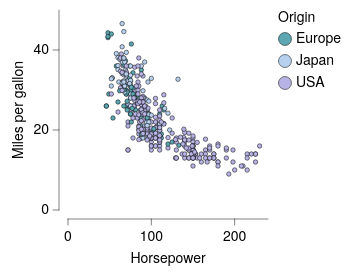

Specify this chart in Vega-Lite:
### Vega-Lite specification from a JSON file in a GitHub repository (floating-point values rounded to 4 significant figures; data arrays with more than 128 entries replaced by an {"elided": "..."} marker saying what was removed)
{"background": null, "config": {"arc": {"fill": "#DBDBDB", "fillOpacity": 1.0, "innerRadius": 25.0, "padAngle": 0.03, "stroke": "black", "strokeOpacity": 1, "strokeWidth": 0.25}, "area": {"fill": "#DBDBDB", "fillOpacity": 1.0, "stroke": "black", "strokeOpacity": 1, "strokeWidth": 0.25}, "axis": {"domain": true, "domainCap": "round", "domainColor": "black", "domainWidth": 0.25, "grid": false, "gridCap": "round", "gridColor": "#F1F1F1", "gridDash": [0, 0], "gridOpacity": 1.0, "gridWidth": 0.25, "labelColor": "black", "labelFont": "Helvetica Neue, HelveticaNeue, Helvetica, Arial, sans-serif", "labelFontSize": 7, "labelFontStyle": "normal", "labelFontWeight": 400, "offset": 4.5, "ticks": true, "tickCap": "round", "tickColor": "black", "tickRound": false, "tickSize": 3, "tickWidth": 0.25, "titleColor": "black", "titleFont": "Helvetica Neue, HelveticaNeue, Helvetica, Arial, sans-serif", "titleFontSize": 7, "titleFontStyle": "normal", "titleFontWeight": 400}, "axisX": {"domain": true, "labelAlign": "center", "labelAngle": 0, "labels": true, "ticks": true, "translate": 0}, "axisY": {"domain": true, "labelAlign": "right", "labelAngle": 0, "labels": true, "ticks": true, "translate": 0}, "axisRight": {"domain": true, "labelAlign": "left", "labelAngle": 0, "labels": true, "ticks": true, "translate": 0}, "axisTop": {"domain": true, "labelAlign": "center", "labelAngle": 0, "labels": true, "ticks": true, "translate": 0}, "axisBand": {"tickOffset": 0}, "bar": {"fill": "#DBDBDB", "fillOpacity": 1.0, "stroke": "black", "strokeOpacity": 1, "strokeWidth": 0.25}, "boxplot": {"size": 9.0, "ticks": {"cornerRadius": 0.25, "fill": "black", "opacity": 1, "size": 4.5, "thickness": 0.25}, "box": {"fillOpacity": 1.0, "stroke": "black", "strokeOpacity": 1, "strokeWidth": 0.25}, "median": {"cornerRadius": 0, "fill": "black", "fillOpacity": 1.0, "opacity": 1, "size": 9.0, "thickness": 0.25}, "rule": {"fill": "black", "fillOpacity": 1.0, "size": 10.0, "stroke": "black", "strokeDash": [0, 0], "strokeOpacity": 1, "strokeWidth": 0.25}, "outliers": {"color": "black", "fill": "black", "fillOpacity": 1.0, "size": 0, "stroke": "black", "strokeOpacity": 1, "strokeWidth": 0.25}}, "circle": {"fill": "black", "fillOpacity": 1.0, "size": 1.25, "stroke": null, "strokeOpacity": 1, "strokeWidth": 0.25}, "errorband": {"band": {"fillOpacity": 0.6, "stroke": null, "strokeWidth": 0.25, "strokeOpacity": 1}, "borders": {"opacity": 0, "strokeOpacity": 0.25, "strokeWidth": 1}}, "errorbar": {"opacity": 1, "rule": {"strokeDash": [0, 0], "strokeWidth": 0.25}, "ticks": {"color": "black", "cornerRadius": 0.125, "opacity": 1, "size": 6.0, "thickness": 0.25}, "thickness": 0.25}, "font": "Helvetica Neue, HelveticaNeue, Helvetica, Arial, sans-serif", "geoshape": {"fill": "#DBDBDB", "fillOpacity": 1.0, "stroke": "black", "strokeOpacity": 1, "strokeWidth": 0.25}, "header": {"labelColor": "black", "labelFont": "Helvetica Neue, HelveticaNeue, Helvetica, Arial, sans-serif", "labelFontSize": 7, "labelFontStyle": "normal", "labelFontWeight": 400, "titleColor": "black", "titleFont": "Helvetica Neue, HelveticaNeue, Helvetica, Arial, sans-serif", "titleFontSize": 7, "titleFontStyle": "normal", "titleFontWeight": 400, "titlePadding": 0}, "legend": {"disable": false, "offset": 4.5, "titlePadding": 4, "labelOffset": 2, "gradientLabelOffset": 2, "gradientLength": 50.0, "gradientThickness": 5.0, "gradientOpacity": 1.0, "gradientStrokeColor": "black", "gradientStrokeWidth": 0.25, "labelColor": "black", "labelFont": "Helvetica Neue, HelveticaNeue, Helvetica, Arial, sans-serif", "labelFontSize": 7, "labelFontStyle": "normal", "labelFontWeight": 400, "strokeColor": "black", "strokeWidth": 0, "symbolSize": 42, "symbolStrokeColor": "black", "symbolStrokeWidth": 0.25, "titleColor": "black", "titleFont": "Helvetica Neue, HelveticaNeue, Helvetica, Arial, sans-serif", "titleFontSize": 7, "titleFontStyle": "normal", "titleFontWeight": 400}, "line": {"color": "black", "stroke": "black", "strokeCap": "butt", "strokeDash": [0, 0], "strokeOpacity": 1, "strokeWidth": 0.5}, "point": {"filled": true, "fill": "#DBDBDB", "fillOpacity": 1.0, "size": 5.0, "stroke": "black", "strokeOpacity": 1, "strokeWidth": 0.25}, "range": {"category": ["#5CA7B1", "#B7D0EE", "#B7B3E4", "#B3DAB5", "#F5E1B3", "#3D727B", "#809DC7", "#867DAC", "#80A988", "#CBB17A", "#204148", "#546B94", "#584C77", "#507B5F", "#9D824D"], "diverging": {"scheme": ["#6F572A", "#876E43", "#9E875F", "#B5A17F", "#CABBA2", "#DCD6CC", "#F4F1E9", "#C9D7DA", "#9DBFC6", "#78A5AF", "#558B96", "#36717C", "#1A5762"]}, "heatmap": {"scheme": ["#32022B", "#43044D", "#4C196E", "#4D338C", "#484DA6", "#3A68BB", "#1D83CA", "#1D9CCB", "#23B5C9", "#28CDC5", "#4DE0B4", "#91EE9F"]}, "ordinal": {"scheme": ["#F1F1F1", "#DBDBDB", "#C6C6C6", "#B2B2B2", "#9D9D9D", "#898989", "#767676", "#636363", "#515151", "#404040", "#2F2F2F", "#1F1F1F"]}, "ramp": {"scheme": ["#32022B", "#43044D", "#4C196E", "#4D338C", "#484DA6", "#3A68BB", "#1D83CA", "#1D9CCB", "#23B5C9", "#28CDC5", "#4DE0B4", "#91EE9F"]}}, "rule": {"color": "black", "stroke": "black", "strokeCap": "round", "strokeDash": [2, 2], "strokeOpacity": 1, "strokeWidth": 0.25}, "scale": {"bandPaddingInner": 0.1, "bandPaddingOuter": 0.1, "round": false}, "rect": {"fill": "#DBDBDB", "fillOpacity": 1.0, "stroke": "black", "strokeOpacity": 1, "strokeWidth": 0.25}, "square": {"fill": "#DBDBDB", "fillOpacity": 1.0, "size": 10.0, "stroke": "black", "strokeOpacity": 1, "strokeWidth": 0.25}, "text": {"color": "black", "font": "Helvetica Neue, HelveticaNeue, Helvetica, Arial, sans-serif", "fontSize": 7, "fontStyle": "normal", "fontWeight": 400}, "tick": {"color": "black", "cornerRadius": 0.125, "opacity": 1.0, "size": 9.0, "thickness": 0.25}, "title": {"anchor": "middle", "frame": "group", "color": "black", "font": "Helvetica Neue, HelveticaNeue, Helvetica, Arial, sans-serif", "fontSize": 7, "fontStyle": "normal", "fontWeight": 400, "subtitleColor": "black", "subtitleFont": "Helvetica Neue, HelveticaNeue, Helvetica, Arial, sans-serif", "subtitleFontSize": "Helvetica Neue, HelveticaNeue, Helvetica, Arial, sans-serif", "subtitleFontStyle": "normal", "subtitleFontWeight": 400}, "trail": {"color": "black", "opacity": 1, "size": 0.5}, "view": {"continuousWidth": 100, "continuousHeight": 100, "discreteWidth": 100, "discreteHeight": 100, "fill": null, "stroke": null, "strokeWidth": 0.25}}, "data": {"name": "data-7285c4e2e195e5a75737a34913199f5f"}, "mark": {"type": "point"}, "encoding": {"color": {"field": "Origin", "type": "nominal"}, "x": {"field": "Horsepower", "type": "quantitative"}, "y": {"field": "Miles_per_Gallon", "title": "Miles per gallon", "type": "quantitative"}}, "$schema": "https://vega.github.io/schema/vega-lite/v6.4.1.json", "datasets": {"data-7285c4e2e195e5a75737a34913199f5f": {"elided": "392 records"}}}
